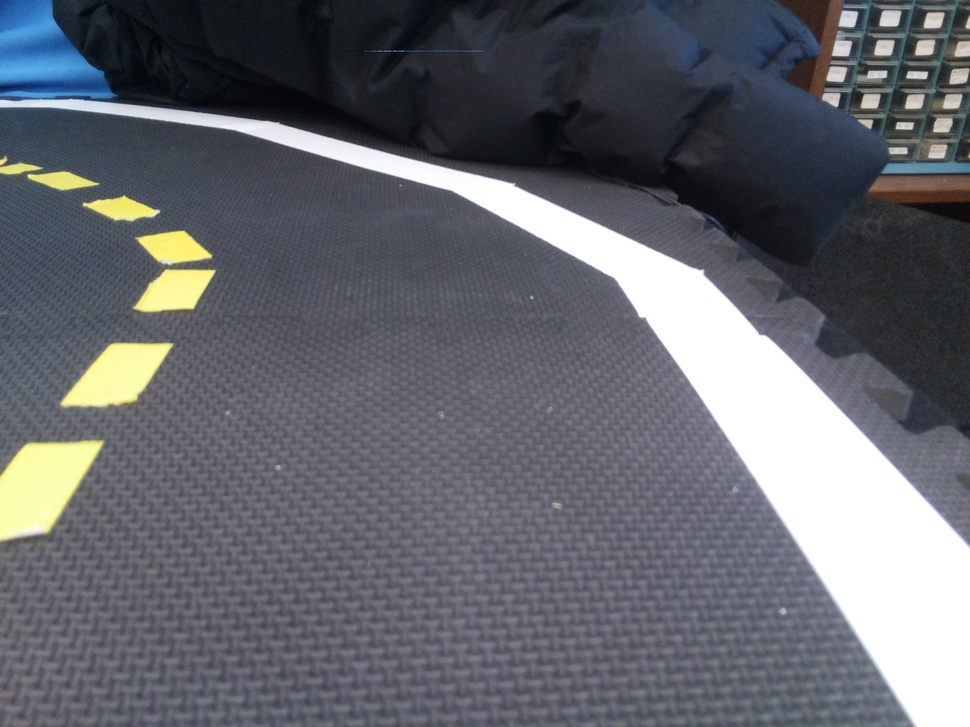
#> input picture pi/1920/test_img/path_0.jpg, 970 x 727 px, shrunk from 1920 x 1440 before the run; its folder holds only this picture in this run
$ python detect_rgb_debug.py
#> lines starting #> are read from the running program, lines starting #| are printed output that depends on the picture; after the words box and inside, x2 and y2 are one past the last pixel; in counts of white or black regions, pixels touching at a corner belong together
#> further down, img is the input picture: shape (727, 970, 3); mean R, G, B 100.4, 102.4, 109.7
import numpy as np
from PIL import Image
import matplotlib.pyplot as plt
import time
import cv2


def detect(img):
    img = img[int(img.shape[0]/2):int(img.shape[0]), :, :]
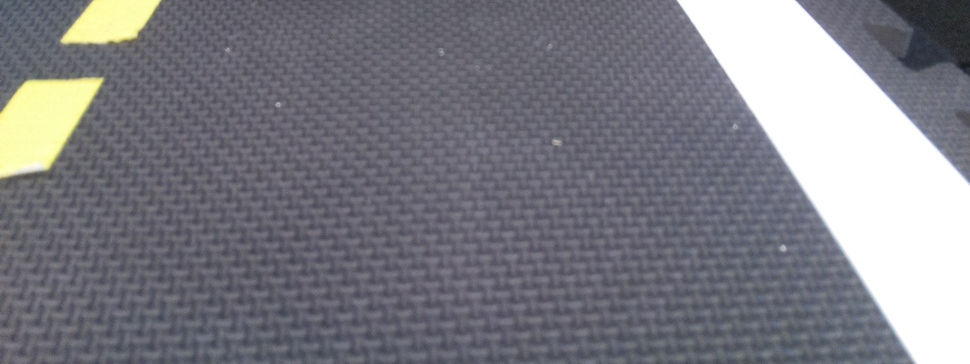
#> img: shape (364, 970, 3); mean of channels 0, 1, 2 125.3, 125.1, 132.5; drawn as R, G, B
    # img = img[int(img.shape[0]/4):int(img.shape[0]*3/4), :, :]
    h, w, _ = img.shape
#> h = 364; w = 970
    # img = gaussian_filter(img, sigma=0.8)
    # img = cv2.medianBlur(img, 5)
    img = cv2.GaussianBlur(img, (5, 5), 0)
    hsv_img = cv2.cvtColor(img, cv2.COLOR_RGB2HSV)
#> hsv_img: shape (364, 970, 3); mean H, S, V 103.1, 26, 134.8

    # [29 lines of commented-out code are left out]
    yellow_low = np.array([20, 50, 0])
    yellow_high = np.array([30, 250, 255])

    # latest
    white_low = np.array([0, 0, 200])
    white_high = np.array([255, 80, 255])

    # latest
    red_low = np.array([170, 90, 0])
    red_high = np.array([180, 255, 255])

    mask_white = cv2.inRange(hsv_img, white_low, white_high)
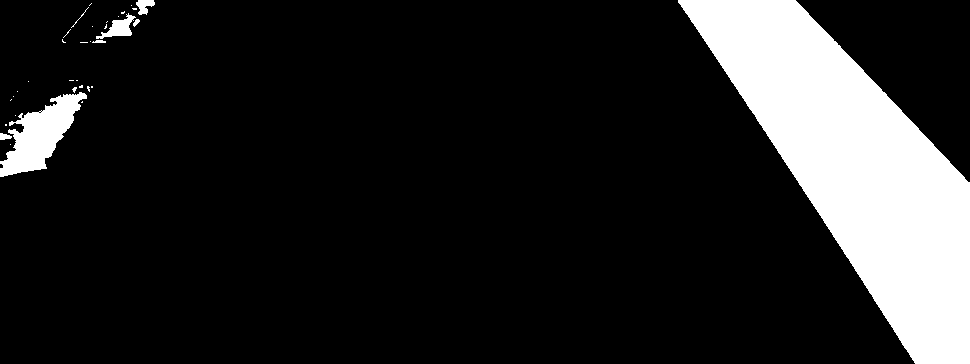
#> mask_white: shape (364, 970); 14.5% white; 34 white regions (26 under 20 px), largest, box (x1, y1, x2, y2) and area: (678, 0, 970, 364) 46969, (0, 92, 87, 177) 3390, (96, 13, 136, 39) 421
    mask_yellow = cv2.inRange(hsv_img, yellow_low, yellow_high)
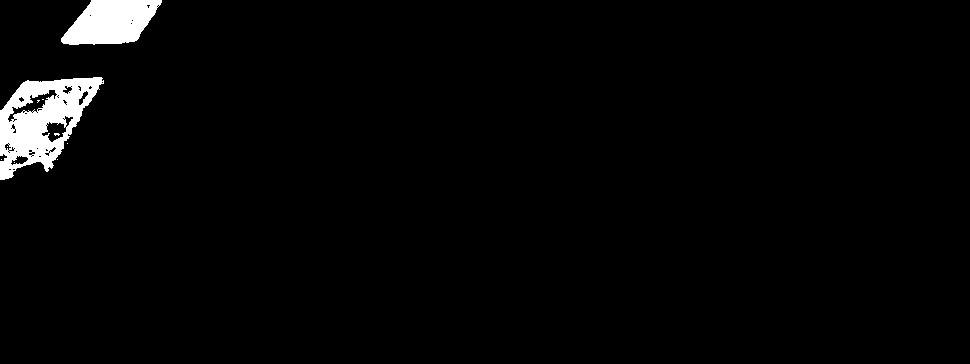
#> mask_yellow: shape (364, 970); 2.5% white; 10 white regions (8 under 20 px), largest, box (x1, y1, x2, y2) and area: (0, 77, 104, 180) 5439, (61, 0, 162, 45) 3237
    mask_red = cv2.inRange(hsv_img, red_low, red_high)
#> mask_red: shape (364, 970); every value is 0
    mask = mask_yellow + mask_white + mask_red
    # mask = cv2.bitwise_or(mask_white, mask_yellow)

    y_ratio = float(format((mask_yellow > 0).sum() / float(w*h), '.4f'))
#> y_ratio = 0.0246
    w_ratio = float(format((mask_white > 0).sum() / float(w*h), '.4f'))
#> w_ratio = 0.145
    r_ratio = float(format((mask_red > 0).sum() / float(w*h), '.4f'))
#> r_ratio = 0
    # r_ratio = 0.01

    y_thresh = float(0.01)
    w_thresh = float(0.04)
    r_thresh = float(0.25)

    if r_ratio > r_thresh:
        # print('ready to stop')
        command = 'stop'
        mid = [0, 0]

    elif y_ratio < y_thresh:
        print('turn left, yellow lane = 0, white lane = 1')
        white_pix_r, white_pix_c = np.where(mask_white > 0)
        min_white_pix_c = min(white_pix_c)
        max_white_pix_c = max(white_pix_c)
        mid = [h - 5, int(((max_white_pix_c - min_white_pix_c) / 2 + min_white_pix_c) / 2)]
        command = 'turn left'

    elif y_ratio >= y_thresh and w_ratio < w_thresh:
        print('turn right, white lane = 0, yellow lane = 1')
        yellow_pix_r, yellow_pix_c = np.where(mask_yellow > 0)
        min_yellow_pix_c = min(yellow_pix_c)
        max_yellow_pix_c = max(yellow_pix_c)
        max_yellow_pix_r = max(yellow_pix_r)
        lmc = ((max_yellow_pix_c - min_yellow_pix_c) / 2 + min_yellow_pix_c)
        mid = [max_yellow_pix_r, min_yellow_pix_c, int((w - lmc) / 2 + lmc)]
        command = 'turn right'

    elif y_ratio >= y_thresh and y_ratio >= y_thresh:
        print('straight, white lane = 1, yellow lane = 1')
        yellow_pix_r, yellow_pix_c = np.where(mask_yellow > 0)
#> yellow_pix_r = 8701 values from 0 to 179; yellow_pix_c = 8701 values, max 161 at index 70, min 0 at index 5299, mean 67.13
        min_yellow_pix_c = min(yellow_pix_c)
#> min_yellow_pix_c = 0
        max_yellow_pix_r = max(yellow_pix_r)
#> max_yellow_pix_r = 179
        closer_redge_idx = -1
        bot_arr_rev = img[max_yellow_pix_r][::-1]
#> bot_arr_rev = 970 rows, first 8: [124, 127, 156], [130, 134, 162], [145, 150, 176], [166, 172, 194], [190, 196, 213], [214, 219, 231], [233, 236, 244], [245, 247, 251]
        for idx in range(len(bot_arr_rev)):
            if np.average(bot_arr_rev[idx]) <= 200:
                closer_redge_idx = w-1-idx
                break
#> this loop made 1 pass
#> closer_redge_idx on pass 1: 969
        mid = [max_yellow_pix_r, min_yellow_pix_c, int((closer_redge_idx - min_yellow_pix_c)/2 + min_yellow_pix_c)]
#> mid = [179, 0, 484]
        command = 'straight'

    else:
        # print('unknown state, yellow lane = 0, white lane = 0')
        # command = 'unknown state'
        mid = [-1, -1]

    center = int(w/2)
#> center = 485
    result = cv2.bitwise_and(img, img, mask=mask)
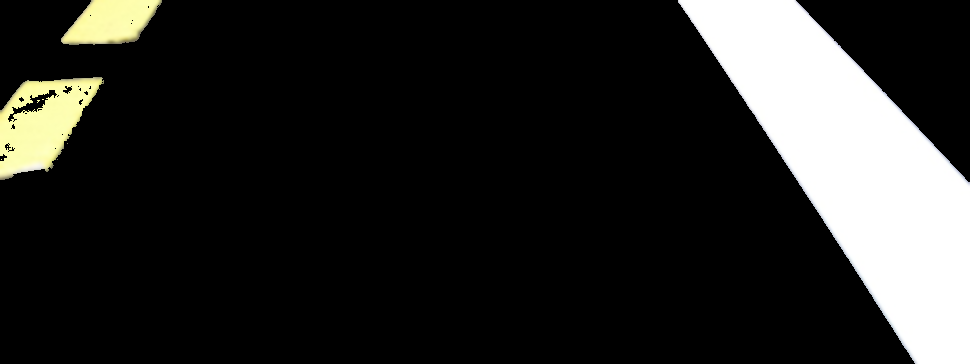
#> result: shape (364, 970, 3); mean of channels 0, 1, 2 40.2, 40.2, 38.2; drawn as R, G, B
    command += str([y_ratio, w_ratio, r_ratio])
#> command = 'straight[0.0246, 0.1451, 0.0]'
    return result, center, mid, command, [y_ratio, w_ratio, r_ratio]
    # return result, y_ratio


# for i in range(9, 18):
for i in range(9):
    img = np.array(Image.open('1920/test_img/path_' + str(i) + '.jpg'))
    img, center, mid, command, ratios = detect(img)
#> center = 485; mid = [179, 0, 484]; command = 'straight[0.0246, 0.1451, 0.0]'; ratios = [0.0246, 0.145, 0]
    # img, w_ratio = detect(img)
    print(center, mid)
#| 485 [179, 0, 484]
    if command == 'straight' + str(ratios):
    # if command == 'straight':
        mid_r, ledge, mid_c = mid
#> mid_r = 179; ledge = 0; mid_c = 484
        img[mid_r - 100:mid_r-80, ledge:int(mid_c * 2), :] = [255, 255, 255]
        img[mid_r - 125:mid_r - 60, mid_c - 30:mid_c + 30, :] = [255, 255, 255]
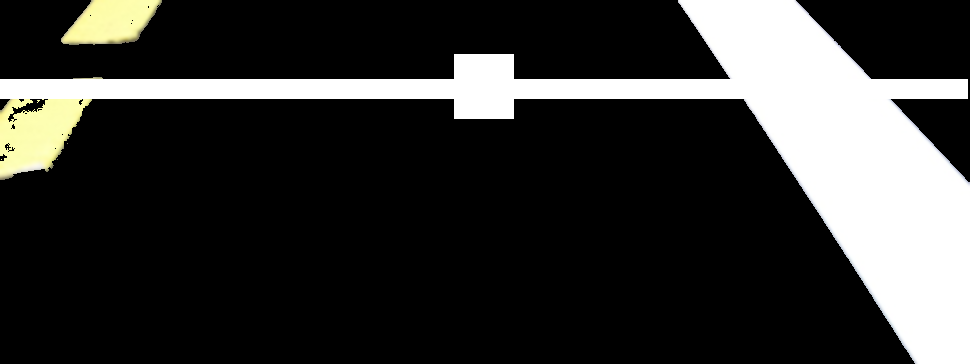
#> img: shape (364, 970, 3); mean of channels 0, 1, 2 53.1, 53.1, 51.5; drawn as R, G, B
#> (the run stopped early here; a loop or call above may not have finished)
